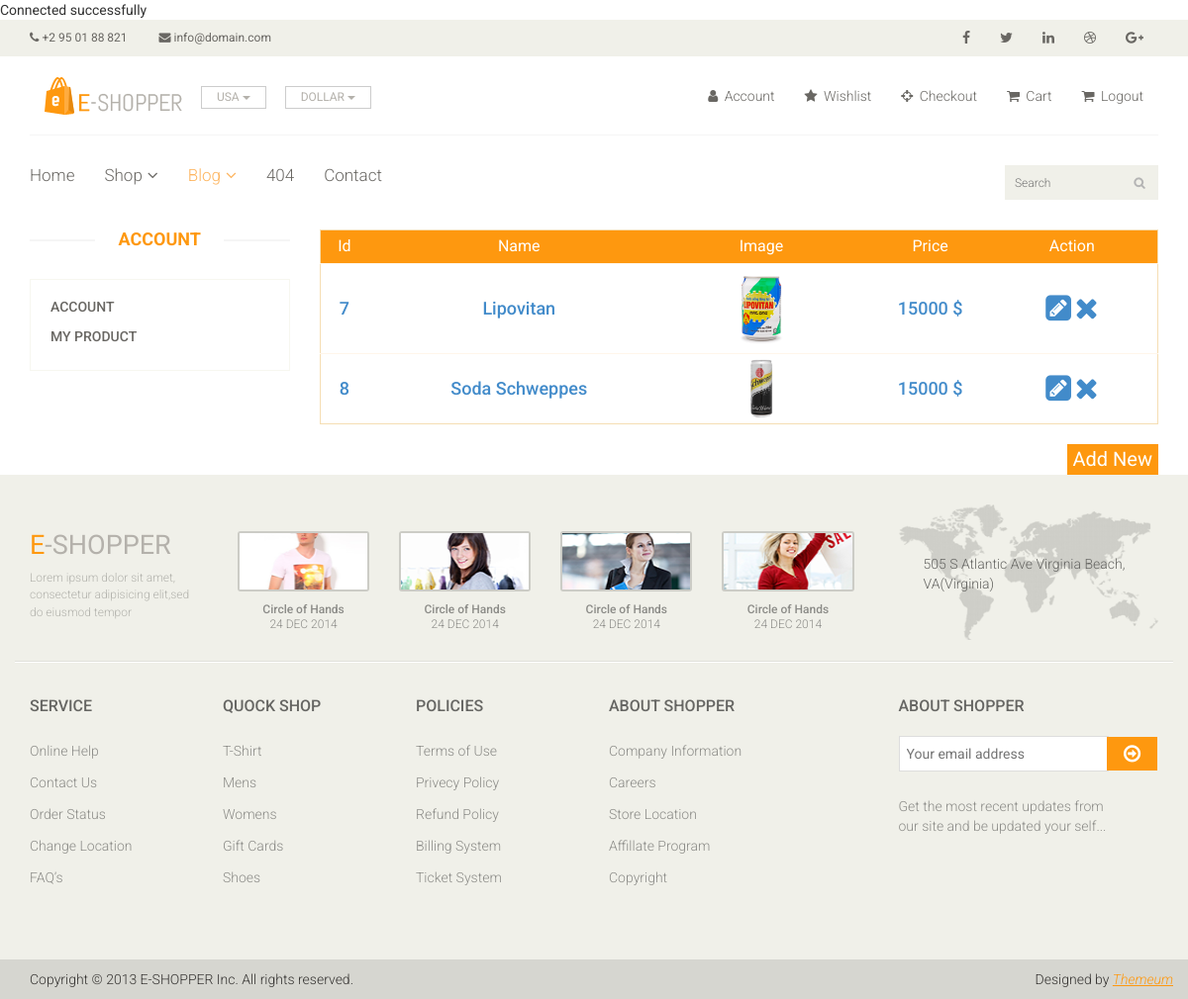
/my-product.php (signed in), run on the app's committed database.
### tables this page shows
CREATE TABLE `product` (
  `id` int(11) NOT NULL,
  `title` varchar(255) DEFAULT NULL,
  `price` int(11) DEFAULT NULL,
  `image` varchar(255) DEFAULT NULL,
  `userid` int(11) DEFAULT NULL
);

### my-product.php (the view, shortened to what this page needs)
  <?php
  $id = $_SESSION["id"];
  include 'connect.php';
  $sql = "SELECT * FROM `product` WHERE userid = '" . $id . "' ORDER BY `id`";
  $result = $con->query($sql);
  $data = [];
  if ($result->num_rows > 0) {
  	while ($row = $result->fetch_assoc()) {
  		$data[] = $row;
  	}
  }
  ?>
  <!DOCTYPE html>
  <html lang="en">
  <head>
  	<link href="css/bootstrap.min.css" rel="stylesheet">
  	<link href="css/font-awesome.min.css" rel="stylesheet">
  	<link href="css/prettyPhoto.css" rel="stylesheet">
  	<link href="css/price-range.css" rel="stylesheet">
  	<link href="css/animate.css" rel="stylesheet">
  	<link href="css/main.css" rel="stylesheet">
  	<link href="css/responsive.css" rel="stylesheet">
  	<link rel="stylesheet" href="https://cdnjs.cloudflare.com/ajax/libs/font-awesome/4.7.0/css/font-awesome.min.css">
  </head>
  <body>
  	<header id="header">
  		<div class="header_top">
  			<div class="container">
  				<div class="row">
  					<div class="col-sm-6">
  						<div class="contactinfo">
  							<ul class="nav nav-pills">
  								<li><a href=""><i class="fa fa-phone"></i> +2 95 01 88 821</a></li>
  								<li><a href=""><i class="fa fa-envelope"></i> info@domain.com</a></li>
  							</ul>
  						</div>
  					</div>
  					<div class="col-sm-6">
  						<div class="social-icons pull-right">
  							<ul class="nav navbar-nav">
  								<li><a href=""><i class="fa fa-facebook"></i></a></li>
  								<li><a href=""><i class="fa fa-twitter"></i></a></li>
  								<li><a href=""><i class="fa fa-linkedin"></i></a></li>
  								<li><a href=""><i class="fa fa-dribbble"></i></a></li>
  								<li><a href=""><i class="fa fa-google-plus"></i></a></li>
  							</ul>
  						</div>
  					</div>
  				</div>
  			</div>
  		</div>
  		<div class="header-middle">
  			<div class="container">
  				<div class="row">
  					<div class="col-md-4 clearfix">
  						<div class="logo pull-left">
  							<a href="index.html"><img src="images/home/logo.png" alt="" /></a>
  						</div>
  						<div class="btn-group pull-right clearfix">
  							<div class="btn-group">
  								<button type="button" class="btn btn-default dropdown-toggle usa" data-toggle="dropdown">
  									USA
  									<span class="caret"></span>
  								</button>
  							</div>
  							<div class="btn-group">
  								<button type="button" class="btn btn-default dropdown-toggle usa" data-toggle="dropdown">
  									DOLLAR
  									<span class="caret"></span>
  								</button>
  							</div>
  						</div>
  					</div>
  					<div class="col-md-8 clearfix">
  						<div class="shop-menu clearfix pull-right">
  							<ul class="nav navbar-nav">
  								<li><a href="account.php"><i class="fa fa-user"></i> Account</a></li>
  								<li><a href=""><i class="fa fa-star"></i> Wishlist</a></li>
  								<li><a href="checkout.html"><i class="fa fa-crosshairs"></i> Checkout</a></li>
  								<li><a href="cart.html"><i class="fa fa-shopping-cart"></i> Cart</a></li>
  								<?php
  								if(isset($_SESSION["id"])){
  									?>
  									<li><a href="logout.php"><i class="fa fa-shopping-cart"></i> Logout</a></li>
  									<?php
  								}else{
  									?>
  									<li><a href="login.php"><i class="fa fa-shopping-cart"></i> Login</a></li>
  									<?php
  								}
  								?>
  							</ul>
  						</div>
  					</div>
  				</div>
  			</div>
  		</div>
  		<div class="header-bottom">
  			<div class="container">
  				<div class="row">
  					<div class="col-sm-9">
  						<div class="mainmenu pull-left">
  							<ul class="nav navbar-nav collapse navbar-collapse">
  								<li><a href="index.php">Home</a></li>
  								<li class="dropdown"><a href="#">Shop<i class="fa fa-angle-down"></i></a>
  								</li>
  								<li class="dropdown"><a href="#" class="active">Blog<i class="fa fa-angle-down"></i></a>
  								</li>
  								<li><a href="404.html">404</a></li>
  								<li><a href="contact-us.html">Contact</a></li>
  							</ul>
  						</div>
  					</div>
  					<div class="col-sm-3">
  						<div class="search_box pull-right">
  							<input type="text" placeholder="Search"/>
  						</div>
  					</div>
  				</div>
  			</div>
  		</div>
  	</header>
  	<section>
  		<div class="container">
  			<div class="row">
  				<div class="col-sm-3">
  					<div class="left-sidebar">
  						<h2>Account</h2>
  						<div class="panel-group category-products" id="accordian">
  							<div class="panel panel-default">
  								<div class="panel-heading">
  									<h4 class="panel-title"><a href="account.php">account</a></h4>
  								</div>
  							</div>
  							<div class="panel panel-default">
  								<div class="panel-heading">
  									<h4 class="panel-title"><a href="my-product.php">My product</a></h4>
  								</div>
  							</div>
  						</div>
  					</div>
  				</div>
  				<div class="col-sm-9">
  					<div class="table-responsive cart_info">
  						<table class="table table-condensed" style="border: 1px solid wheat;">
  							<thead>
  								<tr class="cart_menu" style="background-color:#FE980F ;">
  									<td class="description">Id</td>
  									<td class="description">Name</td>
  									<td class="image">Image</td>
  									<td class="price">Price</td>
  									<td class="quantity">Action</td>
  									<td></td>
  								</tr>
  							</thead>
  							<tbody >
  								<?php
  								if(empty($data)){
  									?>
                      <h3 style="color: #2B7CD3;">không có sản phẩm nào </h3>
  									<?php
  								}
  								else{
  									foreach ($data as $value) {
  										?>
  										<tr style="border-top:1px solid #ff9b1917; ">
  											<td class="cart_description">
  												<h4><a href=""><?php echo $value['id']; ?></a></h4>
  											</td>
  											<td class="cart_description">
  												<h4><a href=""><?php echo $value['title']; ?></a></h4>
  											</td>
  											<td class="cart_price">
  												<a href=""><img width="80px" src ="<?php echo $value['image']; ?>" alt="null or erro"></a>
  											</td>
  											<td class="cart_description">
										<h4><a href=""> <?php echo $value['price']; ?> $</a></h4>
									</td>
									<td class="cart_description">
										<a class="cart_quantity_delete" href="edit.php?idProduct=<?php echo  $value['id'];  ?>"><i class="fa fa-pencil-square" style="color: #428bca;font-size: 30px;" aria-hidden="true"></i></a>
										<a class="cart_quantity_delete" style="color: #428bca;font-size: 30px;" href="delete.php?idProduct=<?php echo  $value['id'];  ?>"><i class="fa fa-times"></i></a>
									</td>
								</tr>
								<?php
							}}
							?>
						</tbody>
					</table>
					<?php
					if(isset($_SESSION["id"])){
						?>
						<div style="text-align: right;">
							<button style="background-color: #FE980F;font-size: 20px; border: 0;" > <a class="text-white"style="color: white;" href="add.php">Add New </a></button>
						</div>
						<?php
					}
					?>
				</div>
			</div>
		</div>
	</div>
</section>
<footer id="footer">
	<div class="footer-top">
		<div class="container">
			<div class="row">
				<div class="col-sm-2">
					<div class="companyinfo">
						<h2><span>e</span>-shopper</h2>
						<p>Lorem ipsum dolor sit amet, consectetur adipisicing elit,sed do eiusmod tempor</p>
					</div>
				</div>
				<div class="col-sm-7">
					<div class="col-sm-3">
						<div class="video-gallery text-center">
							<a href="#">
								<div class="iframe-img">
									<img src="images/home/iframe1.png" alt="" />
								</div>
							</a>
							<p>Circle of Hands</p>
							<h2>24 DEC 2014</h2>
						</div>
					</div>
					<div class="col-sm-3">
						<div class="video-gallery text-center">
							<a href="#">
								<div class="iframe-img">
									<img src="images/home/iframe2.png" alt="" />
								</div>
							</a>
							<p>Circle of Hands</p>
							<h2>24 DEC 2014</h2>
						</div>
					</div>
					<div class="col-sm-3">
						<div class="video-gallery text-center">
							<a href="#">
								<div class="iframe-img">
									<img src="images/home/iframe3.png" alt="" />
								</div>
							</a>
							<p>Circle of Hands</p>
							<h2>24 DEC 2014</h2>
						</div>
					</div>
					<div class="col-sm-3">
						<div class="video-gallery text-center">
							<a href="#">
								<div class="iframe-img">
									<img src="images/home/iframe4.png" alt="" />
								</div>
							</a>
							<p>Circle of Hands</p>
							<h2>24 DEC 2014</h2>
						</div>
					</div>
				</div>
				<div class="col-sm-3">
					<div class="address">
						<img src="images/home/map.png" alt="" />
						<p>505 S Atlantic Ave Virginia Beach, VA(Virginia)</p>
					</div>
				</div>
			</div>
		</div>
	</div>
	<div class="footer-widget">
		<div class="container">
			<div class="row">
				<div class="col-sm-2">
					<div class="single-widget">
						<h2>Service</h2>
						<ul class="nav nav-pills nav-stacked">
							<li><a href="">Online Help</a></li>
							<li><a href="">Contact Us</a></li>
							<li><a href="">Order Status</a></li>
							<li><a href="">Change Location</a></li>
							<li><a href="">FAQ’s</a></li>
						</ul>
					</div>
				</div>
				<div class="col-sm-2">
					<div class="single-widget">
						<h2>Quock Shop</h2>
						<ul class="nav nav-pills nav-stacked">
							<li><a href="">T-Shirt</a></li>
							<li><a href="">Mens</a></li>
							<li><a href="">Womens</a></li>
							<li><a href="">Gift Cards</a></li>
							<li><a href="">Shoes</a></li>
						</ul>
					</div>
				</div>
				<div class="col-sm-2">
					<div class="single-widget">
						<h2>Policies</h2>
						<ul class="nav nav-pills nav-stacked">
							<li><a href="">Terms of Use</a></li>
							<li><a href="">Privecy Policy</a></li>
							<li><a href="">Refund Policy</a></li>
							<li><a href="">Billing System</a></li>
							<li><a href="">Ticket System</a></li>
						</ul>
					</div>
				</div>
				<div class="col-sm-2">
					<div class="single-widget">
						<h2>About Shopper</h2>
						<ul class="nav nav-pills nav-stacked">
							<li><a href="">Company Information</a></li>
							<li><a href="">Careers</a></li>
							<li><a href="">Store Location</a></li>
							<li><a href="">Affillate Program</a></li>
							<li><a href="">Copyright</a></li>
						</ul>
					</div>
				</div>
				<div class="col-sm-3 col-sm-offset-1">
					<div class="single-widget">
						<h2>About Shopper</h2>
						<form action="#" class="searchform">
							<input type="text" placeholder="Your email address" />
							<button type="submit" class="btn btn-default"><i class="fa fa-arrow-circle-o-right"></i></button>
							<p>Get the most recent updates from <br />our site and be updated your self...</p>
						</form>
					</div>
				</div>
			</div>
		</div>
	</div>
	<div class="footer-bottom">
		<div class="container">
			<div class="row">
				<p class="pull-left">Copyright © 2013 E-SHOPPER Inc. All rights reserved.</p>
				<p class="pull-right">Designed by <span><a target="_blank" href="http://www.themeum.com">Themeum</a></span></p>
			</div>
		</div>
	</div>
</footer>
</body>
</html>

### my-product.php (style rules this page uses)
thead>.cart_menu { color: white; text-align: center; }
td { text-align: center; }

### data on the page
product: id "7", title "Lipovitan", image (picture), price "15000"
product: id "8", title "Soda Schweppes", image (picture), price "15000"
